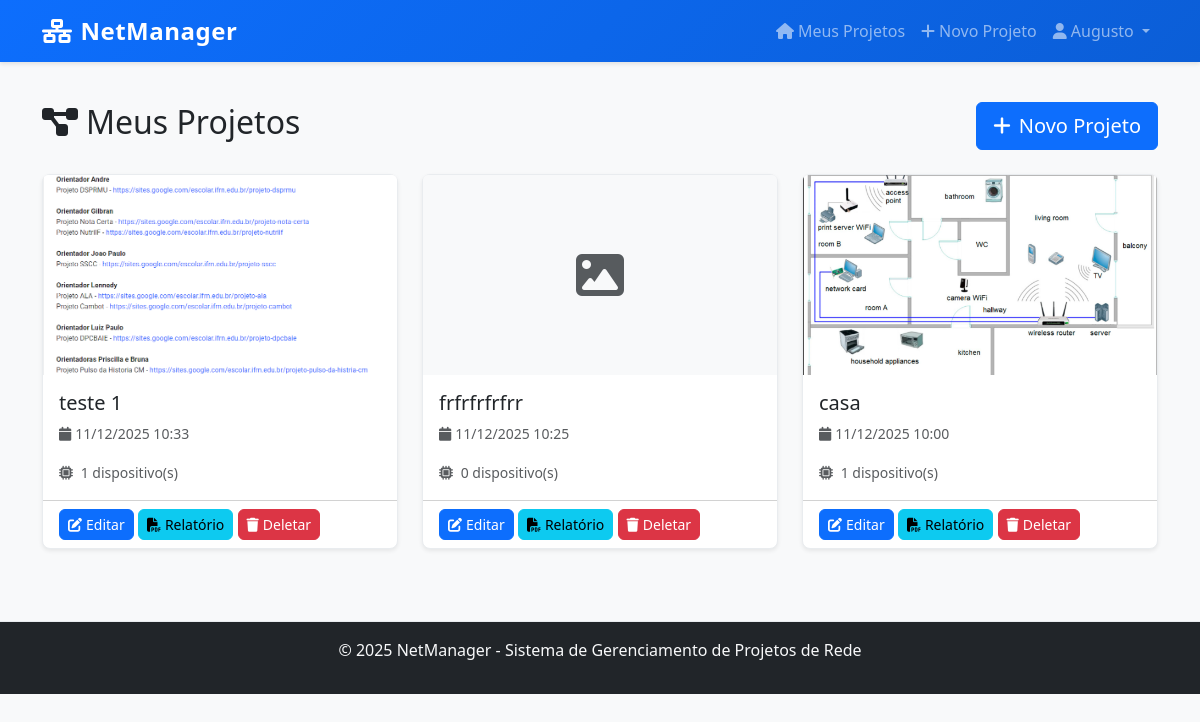
The app's page /index (signed in) with its own data.
### app/models.py (models this page shows, shortened)
class User(UserMixin, db.Model):
    id = db.Column(db.Integer, primary_key=True)
    username = db.Column(db.String(100), unique=True, nullable=False)
    email = db.Column(db.String(150), unique=True, nullable=False)
    password_hash = db.Column(db.String(255), nullable=False)
    created_at = db.Column(db.DateTime, default=datetime.utcnow)
    projects = db.relationship('Project', backref='owner', cascade='all, delete-orphan')

class Project(db.Model):
    id = db.Column(db.Integer, primary_key=True)
    user_id = db.Column(db.Integer, db.ForeignKey('user.id'), nullable=False)
    name = db.Column(db.String(150), nullable=False)
    map_filename = db.Column(db.String(300))
    notes = db.Column(db.Text)
    created_at = db.Column(db.DateTime, default=datetime.utcnow)
    updated_at = db.Column(db.DateTime, default=datetime.utcnow, onupdate=datetime.utcnow)
    devices = db.relationship('Device', backref='project', cascade='all, delete-orphan')

### app/routes.py (the view)
@projects_bp.route('/')
@projects_bp.route('/index')
def index():
    if not current_user.is_authenticated:
        return redirect(url_for('auth.login'))
    projects = Project.query.filter_by(user_id=current_user.id).order_by(Project.created_at.desc()).all()
    return render_template('index.html', projects=projects)

### app/templates/index.html (shortened to what this page needs)
{% extends "base.html" %}
{% block content %}
<div class="d-flex justify-content-between align-items-center mb-4">
    <h2><i class="fas fa-project-diagram me-2"></i>Meus Projetos</h2>
    <a href="{{ url_for('projects.create_project') }}" class="btn btn-primary btn-lg">
        <i class="fas fa-plus me-2"></i>Novo Projeto
    </a>
</div>
{% if projects %}
    <div class="row g-4">
        {% for project in projects %}
            <div class="col-md-6 col-lg-4">
                <div class="card h-100 shadow-sm hover-shadow">
                    {% if project.map_filename %}
                        <img src="{{ url_for('projects.uploaded_file', filename=project.map_filename) }}"
                             class="card-img-top" style="height: 200px; object-fit: cover;" alt="Mapa do projeto">
                    {% else %}
                        <div class="card-img-top bg-light d-flex align-items-center justify-content-center" style="height: 200px;">
                            <i class="fas fa-image fa-3x text-muted"></i>
                        </div>
                    {% endif %}
                    <div class="card-body">
                        <h5 class="card-title">{{ project.name }}</h5>
                        <p class="card-text text-muted small">
                            <i class="fas fa-calendar me-1"></i>{{ project.created_at.strftime('%d/%m/%Y %H:%M') }}
                        </p>
                        <p class="card-text">
                            <small class="text-muted">
                                <i class="fas fa-microchip me-1"></i>
                                {{ project.devices|length }} dispositivo(s)
                            </small>
                        </p>
                    </div>
                    <div class="card-footer bg-transparent">
                        <a href="{{ url_for('projects.edit_project', pid=project.id) }}" class="btn btn-sm btn-primary">
                            <i class="fas fa-edit me-1"></i>Editar
                        </a>
                        <a href="{{ url_for('projects.gerar_relatorio', pid=project.id) }}" class="btn btn-sm btn-info">
                            <i class="fas fa-file-pdf me-1"></i>Relatório
                        </a>
                        <form method="POST" action="{{ url_for('projects.delete_project', pid=project.id) }}"
                              class="d-inline" onsubmit="return confirm('Tem certeza que deseja deletar este projeto?');">
                            <button type="submit" class="btn btn-sm btn-danger">
                                <i class="fas fa-trash me-1"></i>Deletar
                            </button>
                        </form>
                    </div>
                </div>
            </div>
        {% endfor %}
    </div>
{% endif %}
{% endblock %}

### app/templates/base.html (shortened to what this page needs)
<!DOCTYPE html>
<html lang="pt-BR">
<head>
    <link href="https://cdn.jsdelivr.net/npm/bootstrap@5.3.0/dist/css/bootstrap.min.css" rel="stylesheet">
    <link href="https://cdnjs.cloudflare.com/ajax/libs/font-awesome/6.4.0/css/all.min.css" rel="stylesheet">
    <link href="{{ url_for('static', filename='css/style.css') }}" rel="stylesheet">
</head>
<body>
    <nav class="navbar navbar-expand-lg navbar-dark bg-primary">
        <div class="container-lg">
            <a class="navbar-brand" href="{{ url_for('projects.index') }}">
                <i class="fas fa-network-wired me-2"></i>NetManager
            </a>
            <div class="collapse navbar-collapse" id="navbarNav">
                <ul class="navbar-nav ms-auto">
                    {% if current_user.is_authenticated %}
                        <li class="nav-item">
                            <a class="nav-link" href="{{ url_for('projects.index') }}">
                                <i class="fas fa-home me-1"></i>Meus Projetos
                            </a>
                        </li>
                        <li class="nav-item">
                            <a class="nav-link" href="{{ url_for('projects.create_project') }}">
                                <i class="fas fa-plus me-1"></i>Novo Projeto
                            </a>
                        </li>
                        <li class="nav-item dropdown">
                            <a class="nav-link dropdown-toggle" href="#" id="userMenu" role="button" data-bs-toggle="dropdown">
                                <i class="fas fa-user me-1"></i>{{ current_user.username }}
                            </a>
                        </li>
                    {% endif %}
                </ul>
            </div>
        </div>
    </nav>
    <div class="container-lg my-4">
        {% block content %}{% endblock %}
    </div>
    <footer class="bg-dark text-light text-center py-3 mt-5">
        <div class="container-lg">
            <p>&copy; 2025 NetManager - Sistema de Gerenciamento de Projetos de Rede</p>
        </div>
    </footer>
</body>
</html>

### app/static/css/style.css (style rules this page uses)
:root { --primary-color: #0d6efd; --success-color: #198754; --danger-color: #dc3545; --warning-color: #ffc107; --info-color: #0dcaf0; }
body { background-color: #f8f9fa; font-family: 'Segoe UI', Tahoma, Geneva, Verdana, sans-serif; display: flex; flex-direction: column; min-height: 100vh; }
.navbar { box-shadow: 0 2px 4px rgba(0,0,0,0.1); background: linear-gradient(135deg, var(--primary-color) 0%, #0b5ed7 100%); }
.navbar-brand { font-weight: bold; font-size: 1.5rem; letter-spacing: 0.5px; }
.card { border: 1px solid #e9ecef; border-radius: 8px; box-shadow: 0 1px 3px rgba(0,0,0,0.08); transition: box-shadow 0.3s ease; }
.btn { border-radius: 6px; font-weight: 500; transition: all 0.2s ease; }
.btn-primary { background-color: var(--primary-color); border-color: var(--primary-color); }
.btn-danger { background-color: var(--danger-color); border-color: var(--danger-color); }
footer { margin-top: auto; border-top: 1px solid #e9ecef; }
.card { animation: fadeIn 0.3s ease; }

### app/templates/index.html (style rules this page uses)
.hover-shadow { transition: box-shadow 0.3s ease; }

### records on screen
User: username "Augusto"
Project: map_filename (picture), name "teste 1", created_at "11/12/2025 10:33", devices|length "1"
Project: name "frfrfrfrfrr", created_at "11/12/2025 10:25", devices|length "0"
Project: map_filename (picture), name "casa", created_at "11/12/2025 10:00", devices|length "1"
